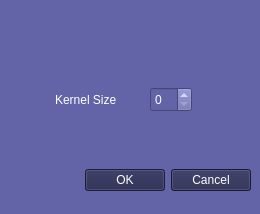
<?xml version="1.0" encoding="UTF-8"?>
<ui version="4.0">
 <class>SelectKernelSize</class>
 <widget class="QDialog" name="SelectKernelSize">
  <property name="geometry">
   <rect>
    <x>0</x>
    <y>0</y>
    <width>260</width>
    <height>214</height>
   </rect>
  </property>
  <property name="maximumSize">
   <size>
    <width>260</width>
    <height>214</height>
   </size>
  </property>
  <property name="windowTitle">
   <string>Dialog</string>
  </property>
  <property name="styleSheet">
   <string notr="true">background-color: rgb(98, 100, 167);</string>
  </property>
  <widget class="QDialogButtonBox" name="buttonbox">
   <property name="geometry">
    <rect>
     <x>30</x>
     <y>160</y>
     <width>221</width>
     <height>41</height>
    </rect>
   </property>
   <property name="styleSheet">
    <string notr="true">background-color: rgb(36, 37, 76);
color: rgb(255, 255, 255);
selection-color: rgb(170, 170, 255);
selection-background-color: rgb(36, 37, 76);</string>
   </property>
   <property name="orientation">
    <enum>Qt::Horizontal</enum>
   </property>
   <property name="standardButtons">
    <set>QDialogButtonBox::Cancel|QDialogButtonBox::Ok</set>
   </property>
  </widget>
  <widget class="QLabel" name="label">
   <property name="geometry">
    <rect>
     <x>55</x>
     <y>87</y>
     <width>81</width>
     <height>25</height>
    </rect>
   </property>
   <property name="styleSheet">
    <string notr="true">color: rgb(255, 255, 255);
selection-color: rgb(170, 170, 255);</string>
   </property>
   <property name="text">
    <string>Kernel Size</string>
   </property>
  </widget>
  <widget class="QSpinBox" name="spinbox">
   <property name="geometry">
    <rect>
     <x>150</x>
     <y>87</y>
     <width>42</width>
     <height>25</height>
    </rect>
   </property>
   <property name="styleSheet">
    <string notr="true">color: rgb(255, 255, 255);
</string>
   </property>
  </widget>
 </widget>
 <resources/>
 <connections>
  <connection>
   <sender>buttonbox</sender>
   <signal>accepted()</signal>
   <receiver>SelectKernelSize</receiver>
   <slot>accept()</slot>
   <hints>
    <hint type="sourcelabel">
     <x>248</x>
     <y>254</y>
    </hint>
    <hint type="destinationlabel">
     <x>157</x>
     <y>274</y>
    </hint>
   </hints>
  </connection>
  <connection>
   <sender>buttonbox</sender>
   <signal>rejected()</signal>
   <receiver>SelectKernelSize</receiver>
   <slot>reject()</slot>
   <hints>
    <hint type="sourcelabel">
     <x>316</x>
     <y>260</y>
    </hint>
    <hint type="destinationlabel">
     <x>286</x>
     <y>274</y>
    </hint>
   </hints>
  </connection>
 </connections>
</ui>
